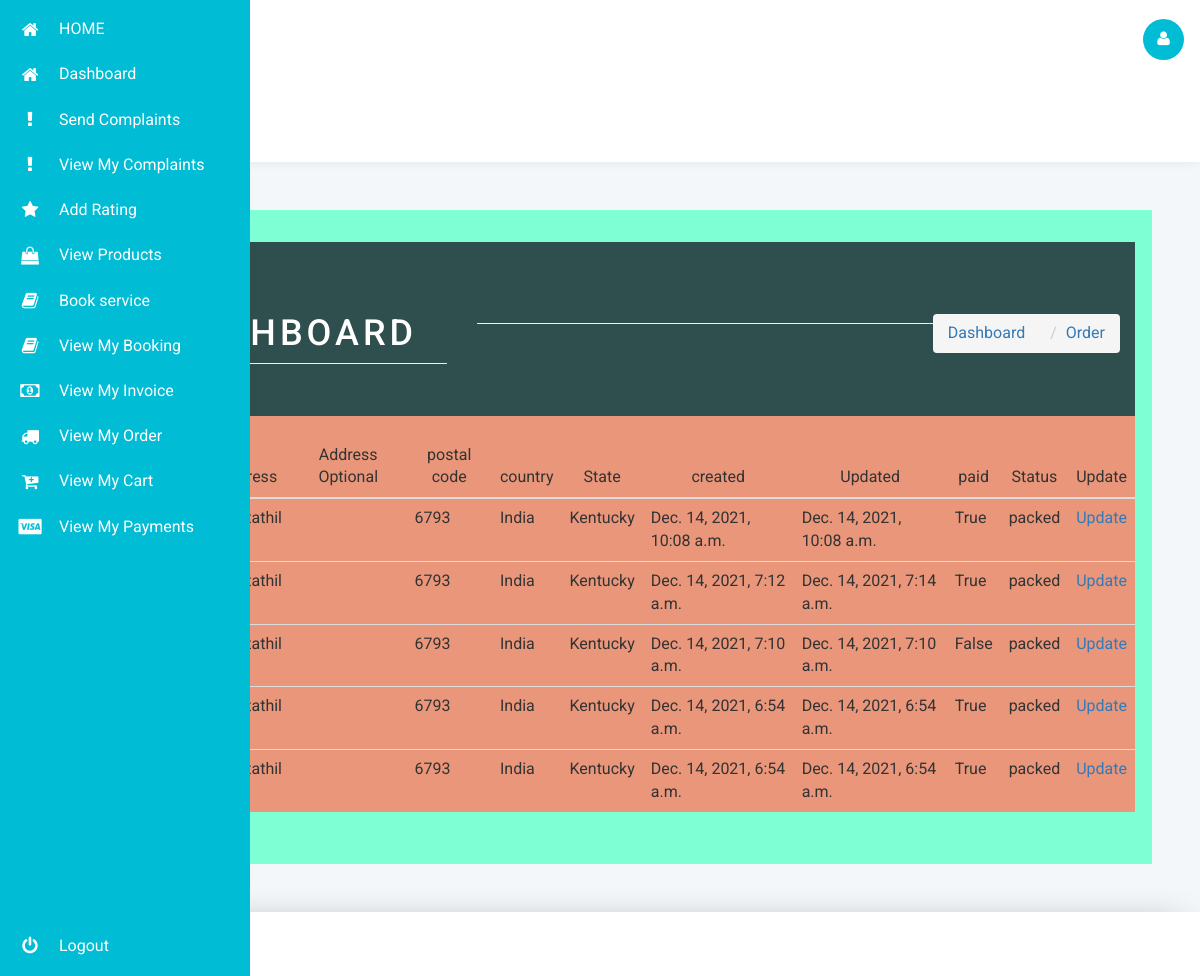
/orders/orderview/, run on the app's committed database.
### orders/models.py (models this page shows, shortened)
class Order(models.Model):
    user = models.ForeignKey(User,on_delete=models.CASCADE,null=True,blank=True)
    address = models.CharField(max_length=250,null=True,blank=True)
    address_second = models.CharField(max_length=250, null=True, blank=True)
    postal_code = models.CharField(max_length=20,null=True, blank=True)
    country = models.CharField(max_length=100, null=True, blank=True)
    state = models.CharField(max_length=100, null=True, blank=True)
    created = models.DateTimeField(auto_now_add=True)
    updated = models.DateTimeField(auto_now=True)
    complete=models.BooleanField(default=False)
    packed='packed'
    shipped='shipped'
    delivered='delivered'
    statuses=[
        (packed,'packed'),
        (shipped,'shipped'),
        (delivered,'delivered')
    ]
    paid = models.BooleanField(default=False)
    status=models.CharField(max_length=30,choices=statuses,default=packed)
    class Meta:
        ordering = ('-created',)

### orders/views.py (the view)
# urls.py: path('orderview/',views.orderview,name='orderview'),
def orderview(request):
    order=Order.objects.all()
    return render(request,'order/order_view.html',{'order':order})

### templates/order/order_view.html (shortened to what this page needs)
<!DOCTYPE html>
<head>
<link href="/static/css2/style.css" rel='stylesheet' type='text/css'/>
	<link href="/static/css2/popuo-box.css" rel="stylesheet" type="text/css" media="all" />
<link rel="stylesheet" href="/static/css3/bootstrap.css">
<link href="/static/css3/style.css" rel='stylesheet' type='text/css' />
<link rel="stylesheet" href="/static/css3/font.css" type="text/css"/>
<link href="/static/css3/font-awesome.css" rel="stylesheet">
<link rel="stylesheet" href="/static/css3/morris.css">
</head>
<body class="dashboard-page">
	<nav class="main-menu">
		<ul>
            <li>
				<a href="{% url 'index' %}">
					<i class="fa fa-home nav_icon"></i>
					<span class="nav-text">
					HOME
					</span>
				</a>
			</li>
			<li>
				<a href="{% url 'dashboard' %}">
					<i class="fa fa-home nav_icon"></i>
					<span class="nav-text">
					Dashboard
					</span>
				</a>
			</li>
            {%  if user.is_superuser %}
			<li>
				<a href="{% url 'admin:index' %}">
					<i class="fa fa-user nav-icon"></i>
					<span class="nav-text">
						Admin
					</span>
				</a>
			</li>
			<li>
				<a href="{% url 'make_invoice' %}">
					<i class="fa fa-money nav-icon"></i>
					<span class="nav-text">
					Make Invoice
					</span>
				</a>
			</li>
			<li>
				<a href="{% url 'recieved_booking' %}">
					<i class="fa fa-get-pocket nav-icon"></i>
					<span class="nav-text">
					Received Item
					</span>
				</a>
			</li>
			<li>
				<a href="{% url 'add_category' %}">
					<i class="fa fa-bars nav-icon"></i>
					<span class="nav-text">
					Add Products Category
					</span>
				</a>
			</li>
			<li>
				<a href="{% url 'category_list' %}">
					<i class="fa fa-eye nav-icon"></i>
					<span class="nav-text">
					View Products Category
					</span>
				</a>
			</li>
			<li>
				<a href="{% url 'product_create' %}">
					<i class="fa fa-plus nav-icon"></i>
					<span class="nav-text">
					Add Products
					</span>
				</a>
			</li>
			<li>
				<a href="{% url 'product_list1' %}">
					<i class="fa fa-eye nav-icon"></i>
					<span class="nav-text">
					View Products
					</span>
				</a>
			</li>
			<li>
				<a href="{% url 'payment:allpayment' %}">
					<i class="fa fa-paypal nav-icon" aria-hidden="true"></i>
					<span class="nav-text">
					View Payments
					</span>
				</a>
			</li>
			<li>
				<a href="{% url 'all_complaint' %}">
					<i class="fa fa-exclamation-circle nav-icon" aria-hidden="true"></i>
					<span class="nav-text">
					View Complaints
					</span>
				</a>
			</li>
            <li>
				<a href="{% url 'all_booking' %}">
					<i class="fa fa-book nav-icon" aria-hidden="true"></i>
					<span class="nav-text">
					View Bookings
					</span>
				</a>
			</li>
            <li>
				<a href="{% url 'add_rating' %}">
					<i class="fa fa-star nav-icon" aria-hidden="true"></i>
					<span class="nav-text">
					View Ratings
					</span>
				</a>
			</li>
			{% else %}
            <li>
				<a href="{% url 'send_complaint' %}">
					<i class="fa fa-exclamation nav-icon"></i>
					<span class="nav-text">
					Send Complaints
					</span>
				</a>
			</li>
            <li>
				<a href="{% url 'my_complint' %}">
					<i class="fa fa-exclamation nav-icon"></i>
					<span class="nav-text">
					View My Complaints
					</span>
				</a>
			</li>
            <li>
				<a href="{% url 'add_rating' %}">
					<i class="fa fa-star nav-icon"></i>
					<span class="nav-text">
					Add Rating
					</span>
				</a>
			</li>
            <li>
				<a href="{% url 'product' %}">
					<i class="fa fa-shopping-bag nav-icon"></i>
					<span class="nav-text">
					View Products
					</span>
				</a>
			</li>
            <li>
				<a href="{% url 'book_service' %}">
					<i class="fa fa-book nav-icon"></i>
					<span class="nav-text">
					Book service
					</span>
				</a>
			</li>
            <li>
				<a href="{% url 'my_booking' %}">
					<i class="fa fa-book nav-icon"></i>
					<span class="nav-text">
					View My Booking
					</span>
				</a>
			</li>
			<li>
				<a href="{% url 'my_invoices' %}">
					<i class="fa fa-money nav-icon"></i>
					<span class="nav-text">
					View My Invoice
					</span>
				</a>
			</li>
            <li>
				<a href="{% url 'orders:neworder' %}">
					<i class="fa fa-truck nav-icon"></i>
					<span class="nav-text">
					View My Order
					</span>
				</a>
			</li>
            <li>
				<a href="{% url 'cart:cart_detail' %}">
					<i class="fa fa-cart-plus nav-icon"></i>
					<span class="nav-text">
					View My Cart
					</span>
				</a>
			</li>
			<li>
				<a href="{% url 'payment:userpayment' %}">
					<i class="fa fa-cc-visa nav-icon"></i>
					<span class="nav-text">
					View My Payments
					</span>
				</a>
			</li>
            {% endif %}
		</ul>
		<ul class="logout">
			<li>
			<a href="{% url 'user_logout' %}">
			<i class="icon-off nav-icon"></i>
			<span class="nav-text">
			Logout
			</span>
			</a>
			</li>
		</ul>
	</nav>
	<section class="wrapper scrollable">
		<nav class="user-menu">
		</nav>
		<section class="title-bar">
			<div class="logo">
				<h1><a href="{% url 'dashboard' %}"><img src="/static/images3/logo.png" alt="" />Laptop Service</a></h1>
			</div>
			<div class="header-right">
				<div class="profile_details_left">
					<div class="profile_details">
						<ul>
							<li class="dropdown profile_details_drop">
								<a href="#" class="dropdown-toggle" data-toggle="dropdown" aria-expanded="false">
									<div class="profile_img">
										<span class="prfil-img"><i class="fa fa-user" aria-hidden="true"></i></span>
									</div>
								</a>
							</li>
						</ul>
					</div>
				</div>
			</div>
			<div class="clearfix"> </div>
		</section>
		<div class="main-grid">
			<div style="background-color: aquamarine;padding-left: 2em;padding-right: 2em;padding-top: 2em;padding-bottom: 2em;">
 {% block breadcrumbs %}
<div class="breadcrumbs">
    <div class="breadcrumbs-inner">
        <div class="row m-0" style="background-color: darkslategray;padding-top: 2em;padding-bottom: 2em;">
            <div class="col-sm-4">
                <div class="page-header float-left" >
                    <div class="page-title">
                        <h1 style="color: white;">Dashboard</h1>
                    </div>
                </div>
            </div>
            <div class="col-sm-8">
                <div class="page-header float-right">
                    <div class="page-title">
                        <ol class="breadcrumb text-right">
                            <li><a href="{% url 'dashboard' %}" style="margin-right: 1em;">Dashboard</a></li>
                            <li><a href="{% url 'orders:neworder' %}">Order</a></li>
                        </ol>
                    </div>
                </div>
            </div>
        </div>
    </div>
</div>
{% endblock breadcrumbs %} {% block content %}
<div class="row">
    <div class="col-xl-12">
        <div class="card" style="background-color: darksalmon;">
            <div class="card-body" >
                <h4 class="box-title">Order List </h4>
            </div>
            <div class="card-body--">
                <div class="table-stats order-table ov-h">
                    <table class="table ">
                        <thead>
                            <tr>
                                <th class="serial">#</th>
                                <th>User</th>
                                <th>Address</th>
                                <th>Address Optional</th>
                                <th>postal code</th>
                                <th>country</th>
                                <th>State</th>
                                <th>created</th>
                                <th>Updated</th>
                                <th>paid</th>
                                <th>Status</th>
                                <th>Update</th>
                            </tr>
                        </thead>
                        <tbody>
                            {% if order %} {% for order in order %}
                            <tr>
                                <td class="serial">{{ forloop.counter }}</td>
                                <td>{{ order.user }}</td>
                                <td>{{ order.address }}</td>
                                <td>{{ order.address_second }}</td>
                                <td>{{ order.postal_code }}</td>
                                <td>{{ order.country }}</td>
                                <td>{{ order.state }}</td>
                                <td>{{ order.created }}</td>
                                <td>{{ order.updated }}</td>
                                <td>{{ order.paid }}</td>
                                <td>{{ order.status }}</td>
                                <td><a href="{% url 'orders:update_order' order.id %}">Update</a></td>
                            </tr>
                            {% endfor %} {% else %}
                            <tr>
                                <td>No Order Data</td>
                            </tr>
                            {% endif %}
                        </tbody>
                    </table>
                </div>
            </div>
        </div>
    </div>
</div>
{% endblock content %}
</div>
</div>
<div class="footer">
</div>
</section>
</body>
</html>

### account/static/css2/style.css (style rules this page uses)
html,body,div,span,applet,object,iframe,h1,h2,h3,h4,h5,h6,p,blockquote,pre,a,abbr,acronym,address,big,cite,code,del,dfn,em,img,ins,kbd,q,s,samp,small,strike,strong,sub,sup,tt,var,b,u,i,dl,dt,dd,ol,nav ul,nav li,fieldset,form,label,legend,table,caption,tbody,tfoot,thead,tr,th,td,article,aside,canvas,details,embed,figure,figcaption,footer,header,hgroup,menu,nav,output,ruby,section,summary,time,mark,audio,video { margin:0;padding:0;border:0;font-size:100%;font:inherit;vertical-align:baseline; }
article, aside, details, figcaption, figure,footer, header, hgroup, menu, nav, section { display: block; }
ol,ul { list-style:none;margin:0px;padding:0px; }
table { border-collapse:collapse;border-spacing:0; }
a { text-decoration:none; }
body { font-family: 'Roboto Condensed', sans-serif; background: url(../images/bg40.jpg)no-repeat 0px 0px; background-size: cover; background-position:center; background-attachment:fixed; }
h1,h2 { font-family: 'Montserrat', sans-serif; }
h1 { color: #fff; font-size: 40px; margin: 110px 0px 70px; letter-spacing: 4px; word-spacing: 13px; text-transform: uppercase; text-align: center; }
@media (max-width:1440px) { h1 { font-size: 39px; margin: 60px 0px 45px; } }
@media (max-width:1366px) { h1 { font-size: 34px; margin: 55px 0px 40px; } }
@media (max-width:1280px) { h1 { margin: 60px 0px 44px; } }

### data on the page
Order: postal_code "6793", country "India", state "Kentucky", created "Dec. 14, 2021, 10:08 a.m.", updated "Dec. 14, 2021, 10:08 a.m.", paid "True", status "packed"
Order: postal_code "6793", country "India", state "Kentucky", created "Dec. 14, 2021, 7:12 a.m.", updated "Dec. 14, 2021, 7:14 a.m.", paid "True", status "packed"
Order: postal_code "6793", country "India", state "Kentucky", created "Dec. 14, 2021, 7:10 a.m.", updated "Dec. 14, 2021, 7:10 a.m.", paid "False", status "packed"
Order: postal_code "6793", country "India", state "Kentucky", created "Dec. 14, 2021, 6:54 a.m.", updated "Dec. 14, 2021, 6:54 a.m.", paid "True", status "packed"
Order: postal_code "6793", country "India", state "Kentucky", created "Dec. 14, 2021, 6:54 a.m.", updated "Dec. 14, 2021, 6:54 a.m.", paid "True", status "packed"
